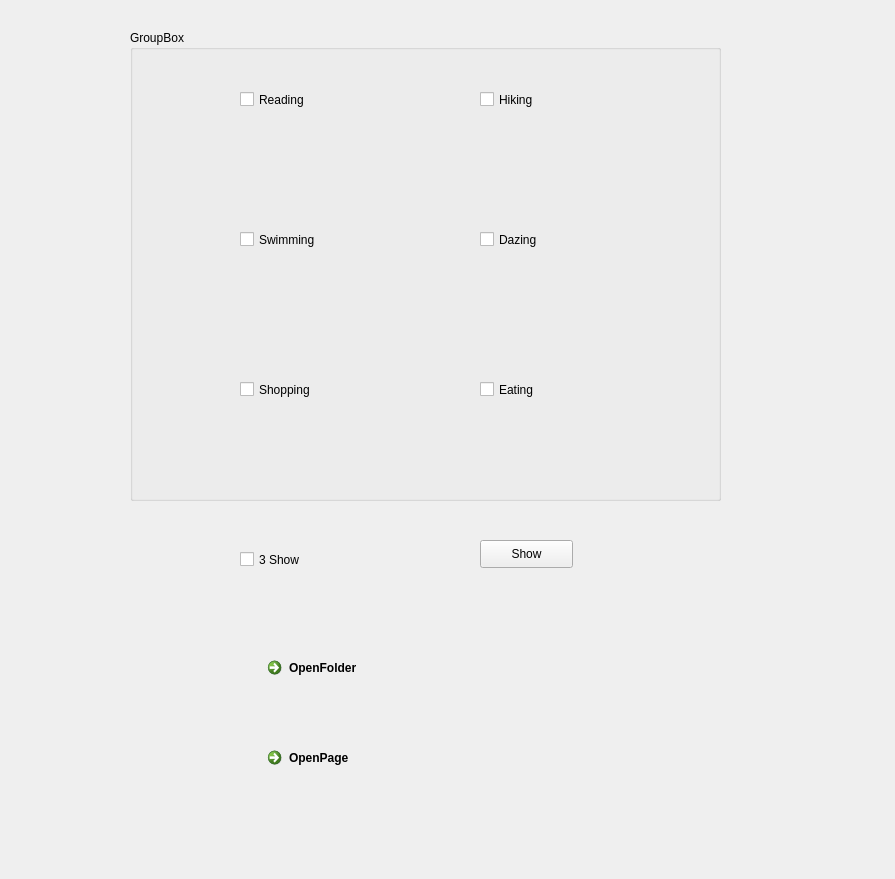
<?xml version="1.0" encoding="UTF-8"?>
<ui version="4.0">
 <class>Widget</class>
 <widget class="QWidget" name="Widget">
  <property name="geometry">
   <rect>
    <x>0</x>
    <y>0</y>
    <width>895</width>
    <height>879</height>
   </rect>
  </property>
  <property name="windowTitle">
   <string>Widget</string>
  </property>
  <widget class="QGroupBox" name="groupBox">
   <property name="geometry">
    <rect>
     <x>130</x>
     <y>30</y>
     <width>591</width>
     <height>471</height>
    </rect>
   </property>
   <property name="title">
    <string>GroupBox</string>
   </property>
   <widget class="QCheckBox" name="CBReading">
    <property name="geometry">
     <rect>
      <x>110</x>
      <y>60</y>
      <width>87</width>
      <height>19</height>
     </rect>
    </property>
    <property name="text">
     <string>Reading</string>
    </property>
   </widget>
   <widget class="QCheckBox" name="CBHiking">
    <property name="geometry">
     <rect>
      <x>350</x>
      <y>60</y>
      <width>87</width>
      <height>19</height>
     </rect>
    </property>
    <property name="text">
     <string>Hiking</string>
    </property>
   </widget>
   <widget class="QCheckBox" name="CBSwimming">
    <property name="geometry">
     <rect>
      <x>110</x>
      <y>200</y>
      <width>87</width>
      <height>19</height>
     </rect>
    </property>
    <property name="text">
     <string>Swimming</string>
    </property>
   </widget>
   <widget class="QCheckBox" name="CBDazing">
    <property name="geometry">
     <rect>
      <x>350</x>
      <y>200</y>
      <width>87</width>
      <height>19</height>
     </rect>
    </property>
    <property name="text">
     <string>Dazing</string>
    </property>
   </widget>
   <widget class="QCheckBox" name="CBShopping">
    <property name="geometry">
     <rect>
      <x>110</x>
      <y>350</y>
      <width>87</width>
      <height>19</height>
     </rect>
    </property>
    <property name="text">
     <string>Shopping</string>
    </property>
   </widget>
   <widget class="QCheckBox" name="CBEating">
    <property name="geometry">
     <rect>
      <x>350</x>
      <y>350</y>
      <width>87</width>
      <height>19</height>
     </rect>
    </property>
    <property name="text">
     <string>Eating</string>
    </property>
   </widget>
  </widget>
  <widget class="QCheckBox" name="CB3Show">
   <property name="geometry">
    <rect>
     <x>240</x>
     <y>550</y>
     <width>87</width>
     <height>19</height>
    </rect>
   </property>
   <property name="text">
    <string>3 Show</string>
   </property>
  </widget>
  <widget class="QPushButton" name="pushButton">
   <property name="geometry">
    <rect>
     <x>480</x>
     <y>540</y>
     <width>93</width>
     <height>28</height>
    </rect>
   </property>
   <property name="text">
    <string>Show</string>
   </property>
  </widget>
  <widget class="QCommandLinkButton" name="CLBOpenFolder">
   <property name="geometry">
    <rect>
     <x>260</x>
     <y>650</y>
     <width>224</width>
     <height>47</height>
    </rect>
   </property>
   <property name="text">
    <string>OpenFolder</string>
   </property>
  </widget>
  <widget class="QCommandLinkButton" name="CLBOpenPage">
   <property name="geometry">
    <rect>
     <x>260</x>
     <y>740</y>
     <width>224</width>
     <height>47</height>
    </rect>
   </property>
   <property name="text">
    <string>OpenPage</string>
   </property>
  </widget>
 </widget>
 <resources/>
 <connections/>
</ui>
